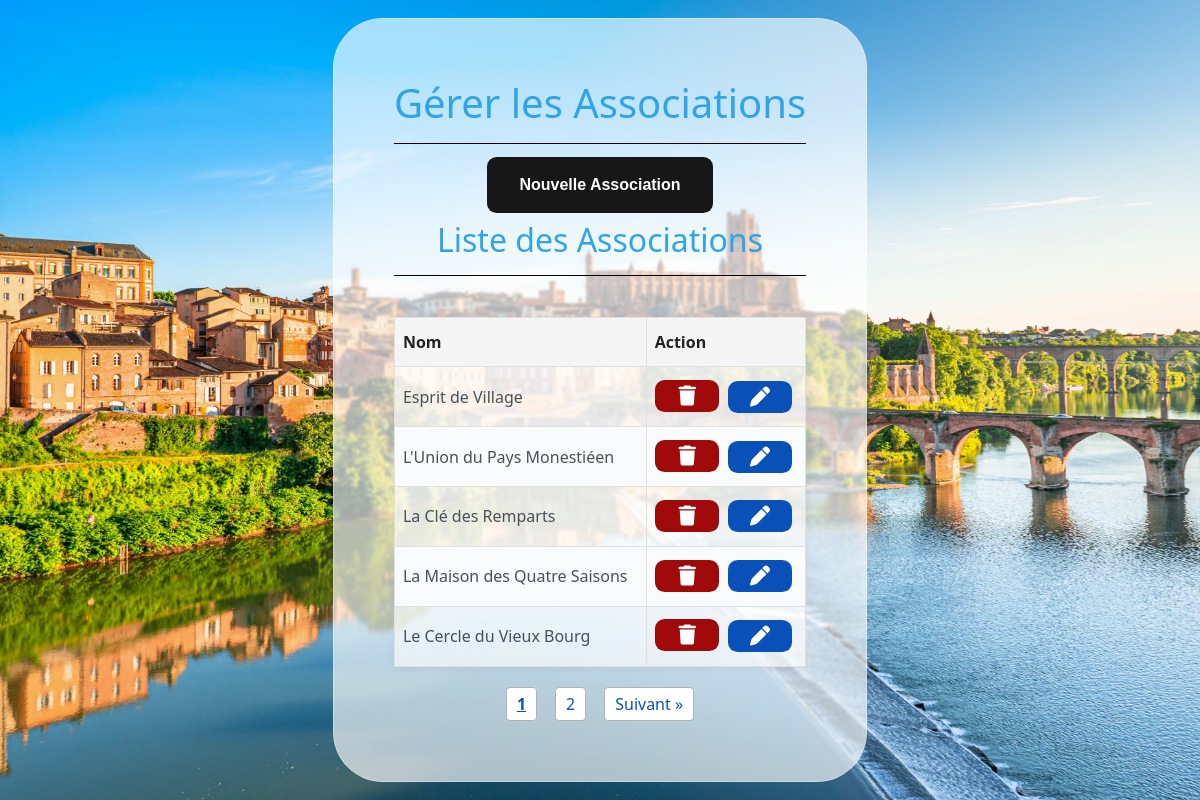
Page /models/panneauAdmin/gestionAssociations.php (signed in) on the earlier database version.
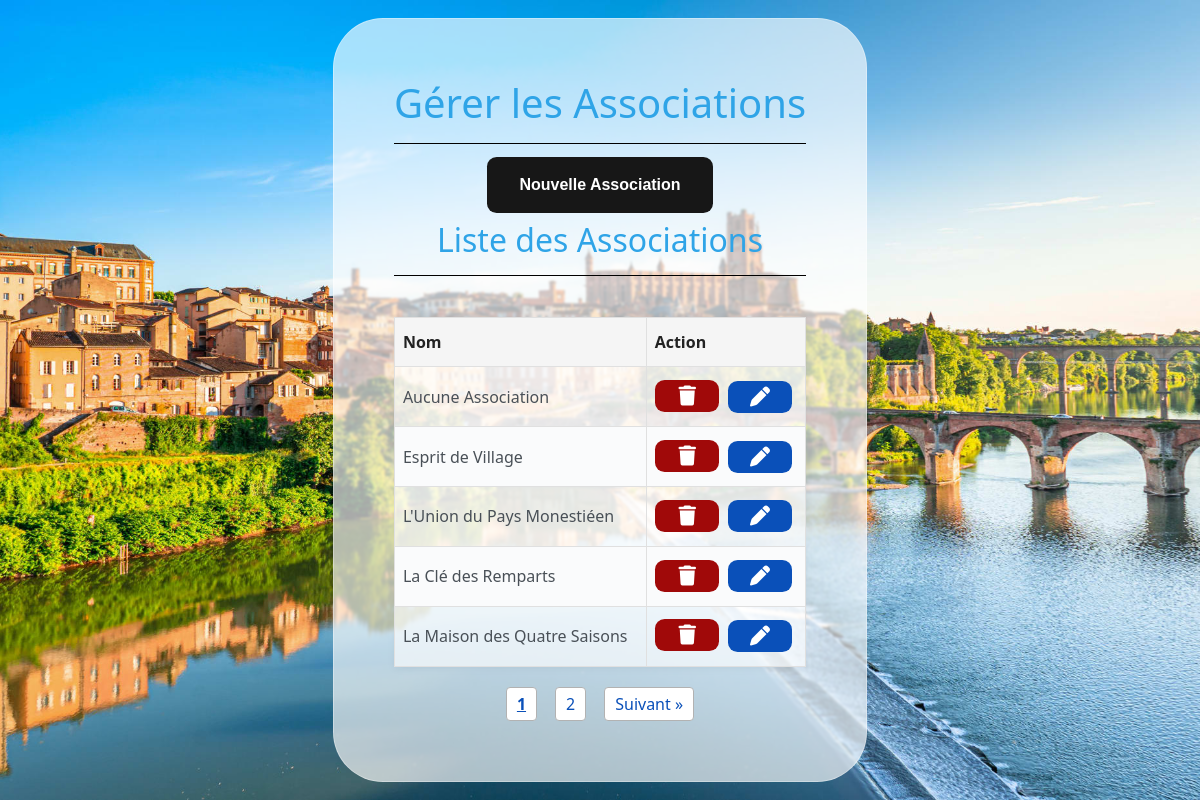
Same page on the later database version.
### tables this page shows
CREATE TABLE `associations` (
  `id_association` int(11) NOT NULL,
  `nom_association` text NOT NULL
);

### database/DAO.php (called while the page is built, shortened)
<?php
class DAOReservation {
private $host="localhost";
private $dbname="reservation-salles";
private $username="root";
private $password="";
private $dbh;
public function connexion() {
try {
$this->dbh = new PDO('mysql:host='.$this->host.';dbname='.$this->dbname, $this->username, $this->password);
} catch (PDOException $e) {
throw $e;
}
}
public function getAssociations() {
$associations = $this->dbh->prepare("SELECT * FROM associations ORDER BY nom_association");
$associations->execute();
return $associations->fetchAll(PDO::FETCH_ASSOC);
}
}
?>

### models/panneauAdmin/gestionAssociations.php (the view, shortened to what this page needs)
<?php
require_once('../../database/DAO.php');
$dao = new DAOReservation();
$dao->connexion();
$associations =$dao->getAssociations();
$parPage = 5;
$page = isset($_GET['page']) ? (int)$_GET['page'] : 1;
$total = count($associations);
$totalPages = ceil($total / $parPage);
$start = ($page - 1) * $parPage;
$associationsPage = array_slice($associations, $start, $parPage);
require_once('../../templates/headers.php');
?>
<main id="mainGestion">
    <article id="formGestion">
        <h1 id="titreGestion">Gérer les Associations</h1>
        <button class="submitButton" id="nouveau">Nouvelle Association</button>
        <section id="gestionRow">
            <section id="tableContainer">
                    <h2 id="titreListe">Liste des Associations</h2>
                <table id="tableListe">
                    <thead>
                        <tr>
                            <th>Nom</th>
                            <th>Action</th>
                        </tr>
                    </thead>
                    <tbody>
                        <?php foreach ($associationsPage as $association) { ?>
                        <tr>
                            <td><?php print $association['nom_association'] ?></td>
                            <td >
                                <article id="rowButton">
                                <form method="POST" action="" onsubmit="return confirm('Voulez-vous vraiment supprimer cette association ?');">
                                    <button class="submitButton" id="supprimer" type="submit" name="action" value="supprimer"><i class="fa-solid fa-trash"></i></button>
                                    </form>
                                    <button id="modifier" type="button" class="modifier-btn submitButton"
                                        data-id="<?= $association['id_association'] ?>"
                                        data-name="<?= htmlspecialchars($association['nom_association']) ?>"
                                    ><i class="fa-solid fa-pen"></i></button>
                                </article>
                            </td>
                        </tr>
                        <?php } ?>
                    </tbody>
                </table>
                <section class="pagination">
                    <?php for ($i = 1; $i <= $totalPages; $i++): ?>
                        <a href="?page=<?= $i ?>" <?= $i === $page ? 'style="font-weight:bold;text-decoration:underline;"' : '' ?>><?= $i ?></a>
                    <?php endfor; ?>
                    <?php if ($page < $totalPages): ?>
                        <a href="?page=<?= $page + 1 ?>">Suivant &raquo;</a>
                    <?php endif; ?>
                    </section>
            </section>
        </section>
    </article>
</main>

Differences in the rows shown:
no longer on this page (row unchanged): associations: nom_association "Le Cercle du Vieux Bourg"
added associations: nom_association "Aucune Association"
